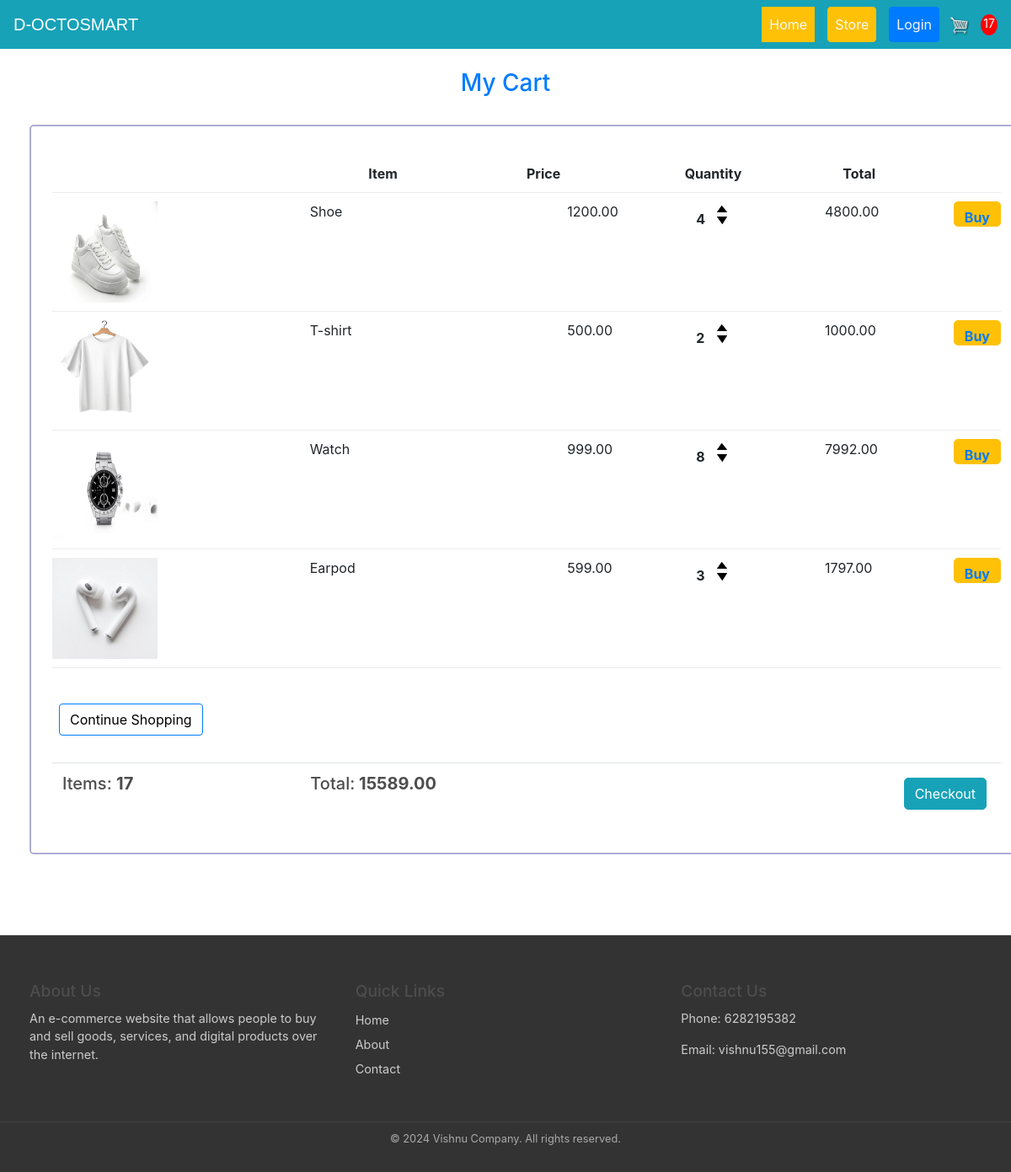
Page /cart/ (signed in) on the earlier database version.
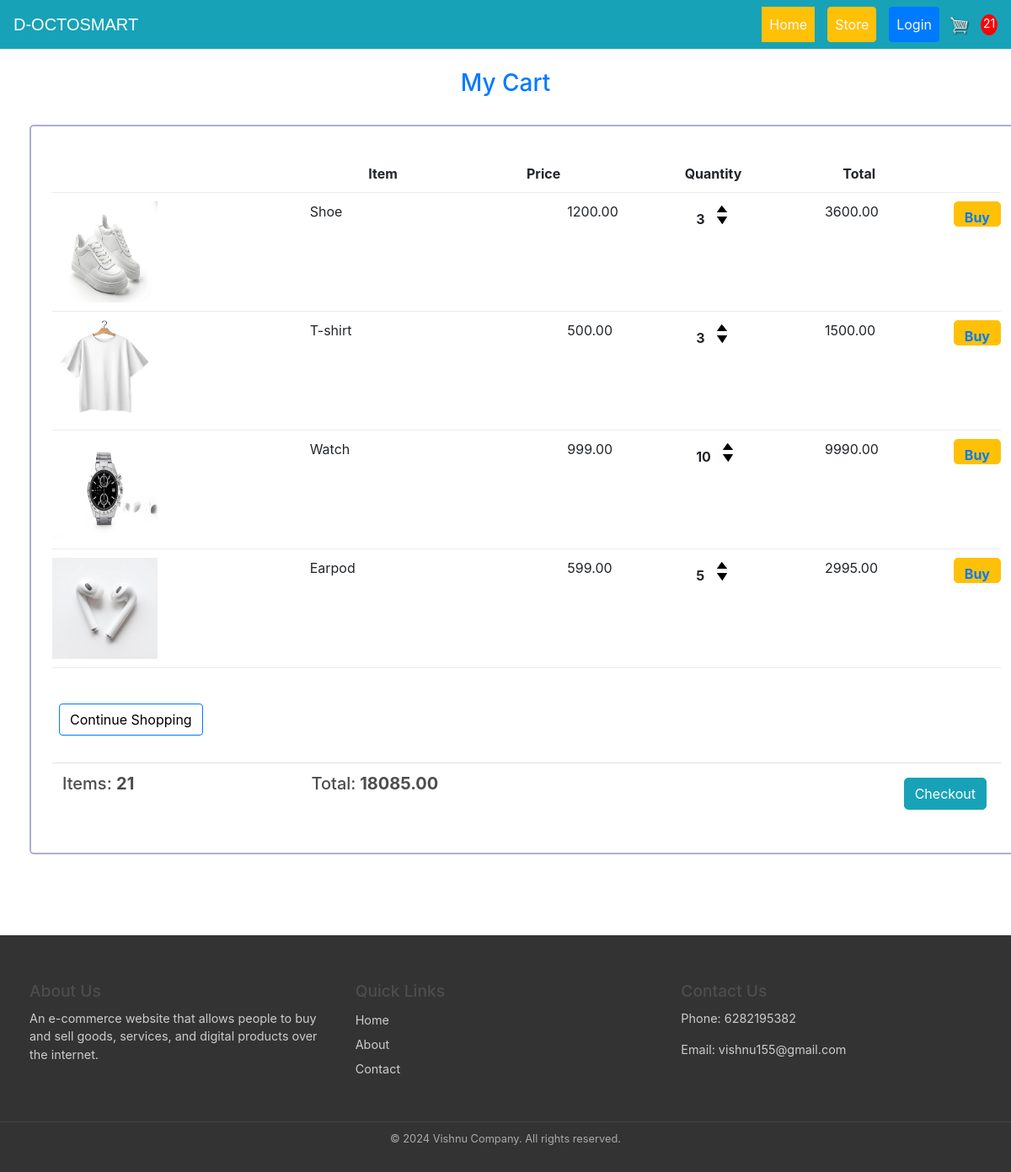
Same page on the later database version.
### store/models.py (models this page shows, shortened)
class OrderItem(models.Model):
	product = models.ForeignKey(Product, on_delete=models.SET_NULL, null=True)
	order = models.ForeignKey(Order, on_delete=models.SET_NULL, null=True)
	quantity = models.IntegerField(default=0, null=True, blank=True)
	date_added = models.DateTimeField(auto_now_add=True)
	@property
	def get_total(self):
		total = self.product.price * self.quantity
		return total

class Product(models.Model):
	name = models.CharField(max_length=200)
	price = models.FloatField()
	digital = models.BooleanField(default=False,null=True, blank=True)
	image = models.ImageField(null=True, blank=True)
	@property
	def imageURL(self):
		try:
			url = self.image.url
		except:
			url = ''
		return url

class Order(models.Model):
	customer = models.ForeignKey(Customer, on_delete=models.SET_NULL, null=True, blank=True)
	date_ordered = models.DateTimeField(auto_now_add=True)
	complete = models.BooleanField(default=False)
	transaction_id = models.CharField(max_length=100, null=True)
	@property
	def get_cart_total(self):
		orderitems = self.orderitem_set.all()
		total = sum([item.get_total for item in orderitems])
		return total
	@property
	def get_cart_items(self):
		orderitems = self.orderitem_set.all()
		total = sum([item.quantity for item in orderitems])
		return total

### store/views.py (the view)
# urls.py: path('cart/', views.cart, name="cart"),
def cart(request):
	data = cartData(request)
	cartItems = data['cartItems']
	order = data['order']
	items = data['items']
	context = {'items':items, 'order':order, 'cartItems':cartItems}
	return render(request, 'store/cart.html', context)

### store/utils.py (called while the page is built)
def cartData(request):
	if request.user.is_authenticated:
		customer = request.user.customer
		order, created = Order.objects.get_or_create(customer=customer, complete=False)
		items = order.orderitem_set.all()
		cartItems = order.get_cart_items
	else:
		cookieData = cookieCart(request)
		cartItems = cookieData['cartItems']
		order = cookieData['order']
		items = cookieData['items']
	return {'cartItems':cartItems ,'order':order, 'items':items}

### store/templates/store/cart.html (shortened to what this page needs)
{% extends 'store/main.html' %} {% load static %} {% block content %}
<body>
  <br />
  <h3 class="text-center text-primary">My Cart</h3>
  <br />
  <div class="row">
    <div class="col-lg-12">
      <div class="box2">
        <br />
        <div class="cart-row">
          <div style="flex: 2"></div>
          <div style="flex: 1"><strong>Item</strong></div>
          <div style="flex: 1"><strong>Price</strong></div>
          <div style="flex: 1"><strong>Quantity</strong></div>
          <div style="flex: 1"><strong>Total</strong></div>
        </div>
        {% for item in items %}
        <div class="cart-row">
          <div style="flex: 2">
            <img
              style="width: 125px; height: 120px"
              src="{{item.product.imageURL}}"
            />
          </div>
          <div style="flex: 2"><p>{{item.product.name}}</p></div>
          <div style="flex: 1"><p>{{item.product.price|floatformat:2}}</p></div>
          <div style="flex: 1">
            <p class="quantity">{{item.quantity}}</p>
            <div class="quantity">
              <img
                data-product="{{item.product.id}}"
                data-action="add"
                class="chg-quantity update-cart"
                src="{% static  'images/arrow-up.png' %}"
              />
              <img
                data-product="{{item.product.id}}"
                data-action="remove"
                class="chg-quantity update-cart"
                src="{% static  'images/arrow-down.png' %}"
              />
            </div>
          </div>
          <div style="flex: 1"><p>{{item.get_total|floatformat:2}}</p></div>
          <a href="{% url 'payment' %}"><button style="height: 30px; border-radius: 5px;" class="btn btn-warning"><strong>Buy</strong></a></button>
        </div>
        {% endfor %}
      </div>
      <div class="box1">
        <br />
        <a
          class="btn btn-outline-primary m-2"
          style="color: black; border-radius: 4px"
          href="{% url 'store' %}"
          >Continue Shopping</a
        >
        <br />
        <br />
        <table class="table">
          <tr>
            <th>
              <h5>Items: <strong>{{order.get_cart_items}}</strong></h5>
              <br />
            </th>
            <th>
              <h5>
                Total:<strong> {{order.get_cart_total|floatformat:2}}</strong>
              </h5>
            </th>
            <th>
              <a
                style="border-radius: 5px; float: right; margin: 5px"
                class="btn btn-info"
                href="{% url 'checkout' %}"
                >Checkout</a
              >
            </th>
          </tr>
        </table>
      </div>
    </div>
  </div>
  <br /><br />
</body>
{% endblock content %}

### store/templates/store/main.html (shortened to what this page needs)
<!DOCTYPE html>
{% load static %}
<html>
  <head>
    <link
      rel="stylesheet"
      href="https://stackpath.bootstrapcdn.com/bootstrap/4.4.1/css/bootstrap.min.css"
    />
    <link rel="stylesheet" type="text/css" href="{% static 'css/main.css' %}" />
  </head>
  <body>
    <nav class="navbar navbar-expand-lg navbar-dark bg-info">
      <a
        class="navbar-brand"
        href="{% url 'main' %}"
        style="
          font-family: 'Franklin Gothic Medium', 'Arial Narrow', Arial,
            sans-serif;
        "
      >
        D-OCTOSMART
      </a>
      <div
        class="collapse navbar-collapse justify-content-end"
        style="gap: 7px"
        id="navbarSupportedContent"
      >
        <div class="navbar-nav" style="gap: 7px">
          <a
            style="margin-left: 0px"
            class="nav-item nav-link btn btn-warning mx-1 text-light"
            href="{% url 'main' %}"
            style="border-radius: 4px"
            >Home</a
          >
          <a
            class="nav-item nav-link btn btn-warning mx-1 text-light"
            href="{% url 'signin' %}"
            style="border-radius: 4px"
            >Store</a
          >
        </div>
        <div class="navbar-nav align-items-center">
          <a
            class="nav-item nav-link btn btn-primary mx-1 text-light"
            href="{% url 'signin' %}"
            style="border-radius: 4px"
            >Login</a
          >
          <a class="nav-item nav-link" href="{% url 'cart' %}">
            <img
              id="cart-icon"
              src="{% static 'images/cart.png' %}"
              alt="Cart Icon"
              style="width: 24px; height: 24px; margin: 0"
            />
          </a>
          <span id="cart-total" class="nav-item text-white">{{cartItems}}</span>
        </div>
      </div>
    </nav>
    {% block content %}{% endblock content %} <br /><br />
    <footer class="footer">
      <div class="footer-container">
        <div class="footer-section">
          <h3>About Us</h3>
          <p>
            An e-commerce website that allows people to buy and sell goods,
            services, and digital products over the internet.
          </p>
        </div>
        <div class="footer-section">
          <h3>Quick Links</h3>
          <ul>
            <li><a href="#">Home</a></li>
            <li><a href="#">About</a></li>
            <li><a href="#">Contact</a></li>
          </ul>
        </div>
        <div class="footer-section">
          <h3>Contact Us</h3>
          <p>Phone: 6282195382</p>
          <p>
            Email: <a href="mailto:info@example.com">vishnu155@gmail.com</a>
          </p>
        </div>
      </div>
      <div class="copyright">
        &copy; 2024 Vishnu Company. All rights reserved.
      </div>
    </footer>
  </body>
</html>

### static/css/main.css (style rules this page uses)
body { background-color: hsl(0, 0%, 98%); }
h1,h2,h3,h4,h5,h6 { color:hsl(0, 0%, 30%); }
#cart-total { display: block; text-align: center; color:#fff; background-color: red; width: 20px; height: 25px; border-radius: 50%; font-size: 14px; }
.col-lg-4, .col-lg-6, .col-lg-8, .col-lg-12 { margin-top: 10px; }
.btn { border-radius: 0; }
.quantity { display: inline-block; padding-right:10px; }
.chg-quantity { width: 12px; cursor: pointer; display: block; margin-top: 5px; transition:.5s; }

### store/templates/store/main.html (style rules this page uses)
body { background-color: hsl(0, 0%, 98%); }
* { padding: 0; margin: 0; }
#cart-icon { width: 25px; display: inline-block; }
#cart-total { font-size: 1rem; margin-left: 5px; }
h1, h2, h3, h4, h5, h6 { color: hsl(0, 0%, 30%); }
#cart-total { display: block; text-align: center; color: #fff; background-color: red; width: 20px; height: 25px; border-radius: 50%; font-size: 14px; }
.col-lg-4, .col-lg-6, .col-lg-8, .col-lg-12 { margin-top: 10px; }
.btn { border-radius: 0; }
.cart-row { display: flex; align-items: flex-stretch; padding-bottom: 10px; margin-bottom: 10px; border-bottom: 1px solid #ececec; }
.quantity { display: inline-block; font-weight: 700; padding-right: 10px; }
.chg-quantity { width: 12px; cursor: pointer; display: block; margin-top: 5px; transition: 0.1s; }
.footer { background-color: #333; color: #fff; padding: 20px 0; text-align: center; }
.footer h3 { font-size: 1.2rem; margin-bottom: 10px; }
.footer p, .footer a { font-size: 0.9rem; color: #ccc; }
.footer-container { display: flex; justify-content: space-around; flex-wrap: wrap; padding: 20px; max-width: 1200px; margin: auto; }
.footer-section { flex: 1 1 250px; padding: 15px; text-align: left; }
.footer ul { list-style: none; padding: 0; }
.footer li { margin: 5px 0; }
.copyright { border-top: 1px solid #444; padding: 10px; font-size: 0.8rem; color: #aaa; }

### store/templates/store/cart.html (style rules this page uses)
.row { border: 2px solid rgb(174, 174, 214); padding: 10px; max-width: 1450px; margin-left: 35px; border-radius: 5px; }
body { background-color: white; }

Differences in the rows shown:
changed OrderItem "Shoe": quantity "4" → "3"; get_total "4800.00" → "3600.00"
changed OrderItem "T-shirt": quantity "2" → "3"; get_total "1000.00" → "1500.00"
changed OrderItem "Watch": quantity "8" → "10"; get_total "7992.00" → "9990.00"
changed OrderItem "Earpod": quantity "3" → "5"; get_total "1797.00" → "2995.00"
changed through a linked row, Order: get_cart_items "17" → "21"; get_cart_total "15589.00" → "18085.00"
Other differences:
{{ cartItems }}: "17" → "21"
